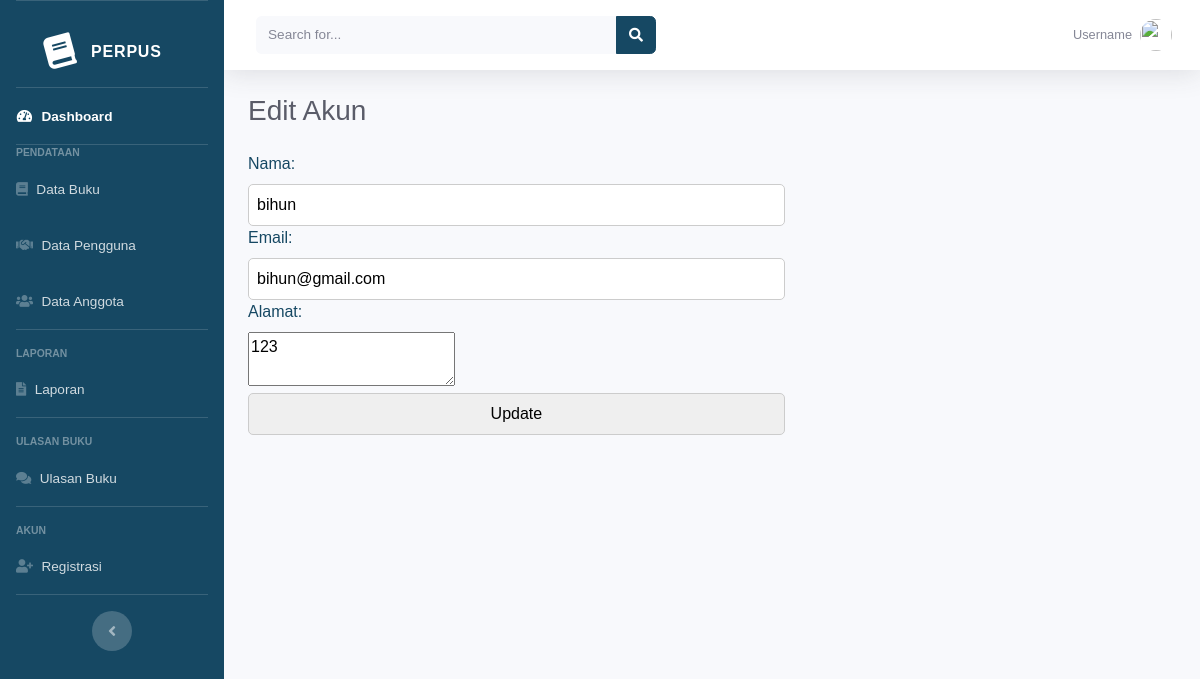
/edit/edit_data_anggota.php?user_id=24 (signed in), run on an earlier commit of the app's database.
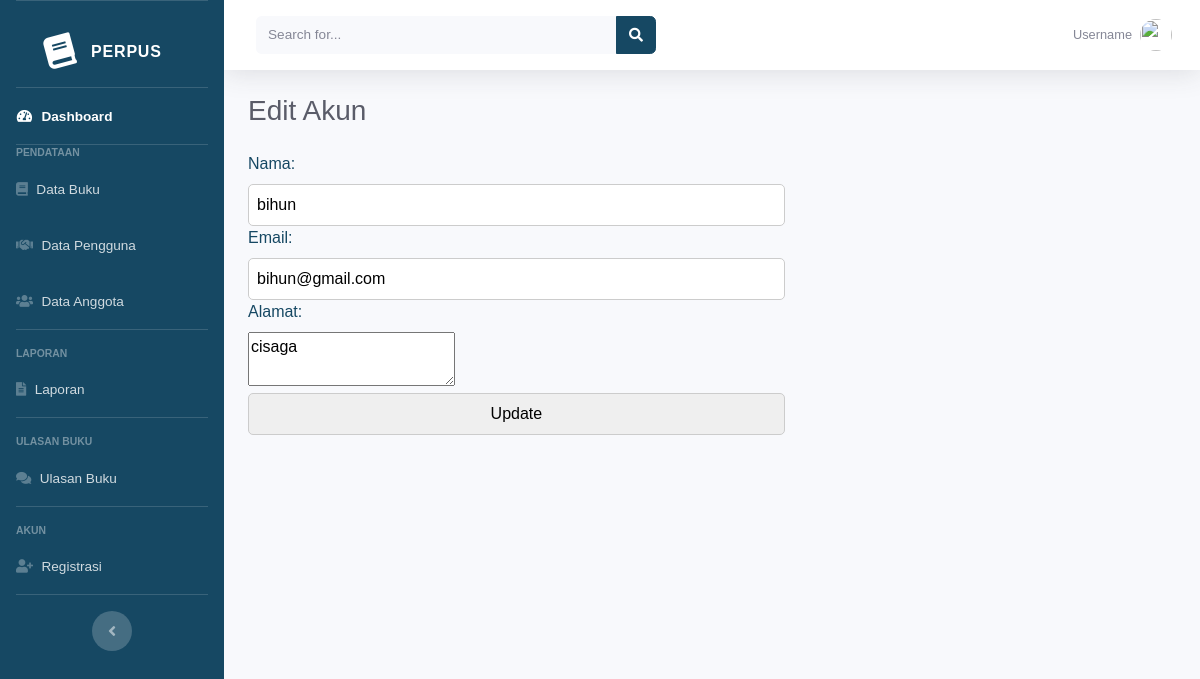
And on a later commit of the database.
### tables this page shows
CREATE TABLE `user` (
  `user_id` int(11) NOT NULL,
  `perpus_id` int(11) NOT NULL,
  `username` varchar(50) NOT NULL,
  `password` varchar(255) NOT NULL,
  `email` varchar(50) NOT NULL,
  `nama_lengkap` varchar(50) NOT NULL,
  `no_hp` varchar(50) NOT NULL,
  `alamat` varchar(50) NOT NULL,
  `role` varchar(50) NOT NULL,
  `created_at` timestamp NOT NULL DEFAULT current_timestamp() ON UPDATE current_timestamp()
);

### edit/edit_data_anggota.php (the view, shortened to what the changed rows need)
<?php
include('koneksi.php');
?>
<!DOCTYPE html>
<html lang="en">
<head>
    <link href="../dashboard/vendor/fontawesome-free/css/all.min.css" rel="stylesheet" type="text/css">
    <link href="../dashboard/css/sb-admin-2.min.css" rel="stylesheet">
</head>
<body id="page-top">
    <div id="wrapper">
        <div id="content-wrapper" class="d-flex flex-column">
            <div id="content">
                <div class="container-fluid">
                    <div class="d-sm-flex align-items-center justify-content-between mb-4">
                        <h2 class="h3 mb-0 text-gray-800">Edit Akun</h2>
                    </div>
                    <div class="row">
                        <div class="col-xl-12 col-md-6 mb-4">
                            <?php
                            if (isset($_GET['user_id'])) {
                                $user_id = $_GET['user_id'];
                                $sql = "SELECT * FROM user WHERE user_id = $user_id";
                                $result = $conn->query($sql);
                                if ($result->num_rows > 0) {
                                    $row = $result->fetch_assoc();
                                    echo '<form action="../update/update_data_anggota.php" method="POST">';
                                    echo '<label for="nama">Nama:</label>';
                                    echo '<input type="text" id="username" name="username" value="' . $row['username'] . '"><br>';
                                    echo '<label for="email">Email:</label>';
                                    echo '<input type="email" id="email" name="email" value="' . $row['email'] . '"><br>';
                                    echo '<label for="alamat">Alamat:</label>';
                                    echo '<textarea id="alamat" name="alamat">' . $row['alamat'] . '</textarea><br>';
                                    echo '<input type="submit" value="Update">';
                                    echo '</form>';
                                } else {
                                    echo 'Anggota tidak ditemukan.';
                                }
                            } else {
                                echo 'Parameter id tidak ditemukan.';
                            }
                            ?>
                        </div>
                    </div>
                </div>
            </div>
        </div>
    </div>
</body>
</html>

What changed in the data, as far as the page shows it:
changed user "bihun": alamat "123" → "cisaga"
